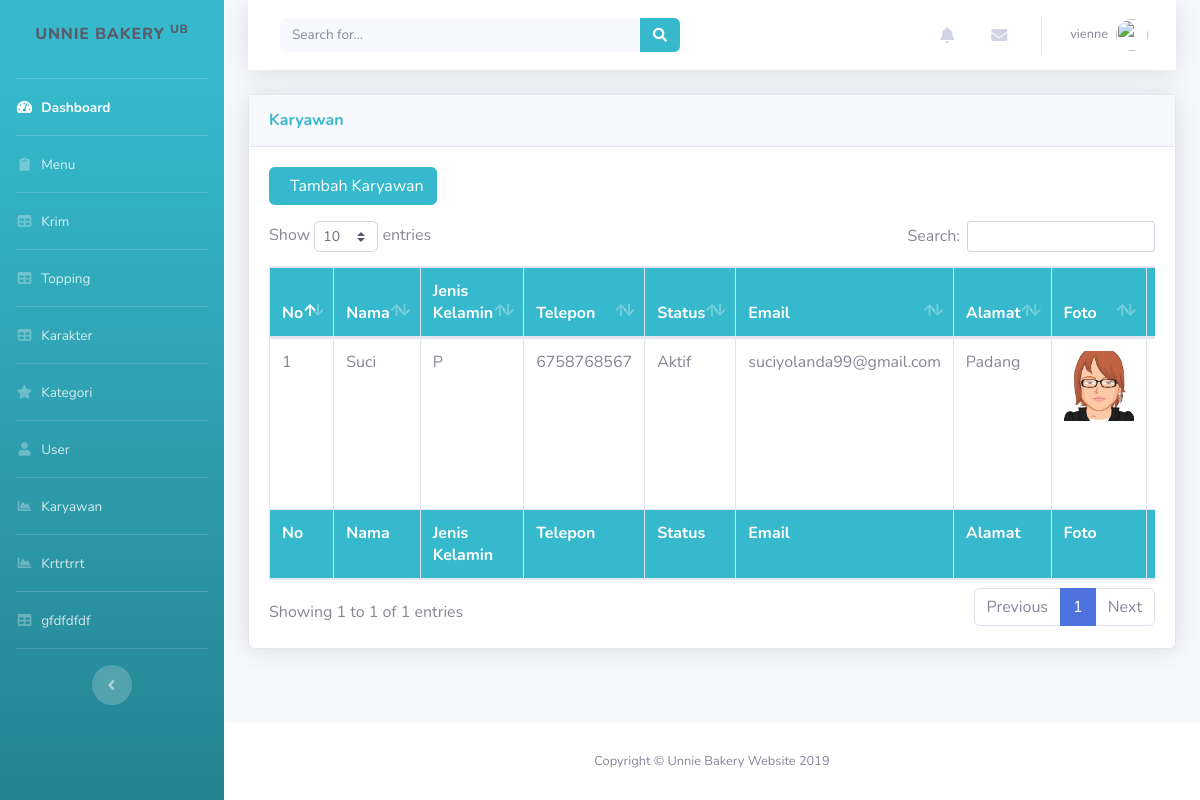
/index.php?p=karyawan (signed in), run on the app's committed database.
### tables this page shows
CREATE TABLE `karyawan` (
  `id_karyawan` varchar(10) NOT NULL,
  `nama_karyawan` varchar(30) NOT NULL,
  `jk` char(1) NOT NULL,
  `telp` varchar(15) NOT NULL,
  `status` varchar(20) NOT NULL,
  `email` varchar(35) NOT NULL,
  `alamat` text NOT NULL,
  `foto` varchar(100) NOT NULL
);

### karyawanView.php (the view, shortened to what this page needs)
<div class="card shadow mb-4">
            <div class="card-header py-3">
              <h6 class="m-0 font-weight-bold text-info">Karyawan</h6>
            </div>
            <div class="card-body">
              <div class="table-responsive">
              <?php
                $page=isset($_GET['page'])?$_GET['page']:'list';
                switch ($page) {
                case 'list':
            ?>
            <p><a href="?p=karyawan&page=entri" class="btn btn-info"><i class="fasfa-save mr-2"></i>Tambah Karyawan</a></p>
                <table class="table table-bordered" id="dataTable" width="100%" cellspacing="0">
                  <thead class="bg-info text-white">
                    <tr>
                      <th>No</th>
                      <th>Nama</th>
                      <th>Jenis Kelamin</th>
                      <th>Telepon</th>
                      <th>Status</th>
                      <th>Email</th>
                      <th>Alamat</th>
                      <th>Foto</th>
                      <th>Aksi</th>
                    </tr>
                  </thead>
                  <tfoot class="bg-info text-white">
                    <tr>
                    <th>No</th>
                      <th>Nama</th>
                      <th>Jenis Kelamin</th>
                      <th>Telepon</th>
                      <th>Status</th>
                      <th>Email</th>
                      <th>Alamat</th>
                      <th>Foto</th>
                      <th>Aksi</th>
                    </tr>
                  </tfoot>
                  <tbody>
                  <?php
                  include('koneksi.php');
                    $data = mysqli_query($koneksi,
                        "select * from karyawan");
                    $i =1;
                    while ($row=mysqli_fetch_array($data)) {
                 ?>
                 <tr>
                        <td><?= $i?></td>
                        <td><?= $row['nama_karyawan']?></td>
                        <td><?= $row['jk']?></td>
                        <td><?= $row['telp']?></td>
                        <td><?= $row['status']?></td>
                        <td><?= $row['email']?></td>
                        <td><?= $row['alamat']?></td>
                        <td><img src="gambar/<?=$row['foto']?>" width="70px" height="70px"></td>
                        <td>
                        </td>
                      </tr>
                      <?php $i++;}?>
                  </tbody>
                </table>
                <?php
                    break;
                    ?>
                    <?php
                      }
                    ?>
              </div>
            </div>
          </div>

### data on the page
karyawan: nama_karyawan "Suci", jk "P", telp "6758768567", status "Aktif", email "suciyolanda99@gmail.com", alamat "Padang", foto (picture)

### other printed values
$_SESSION['user'] "vienne"
